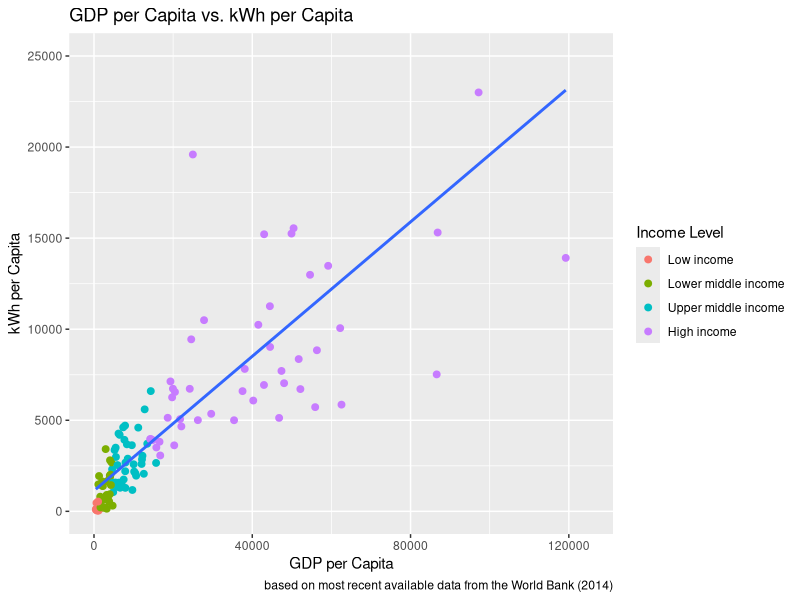
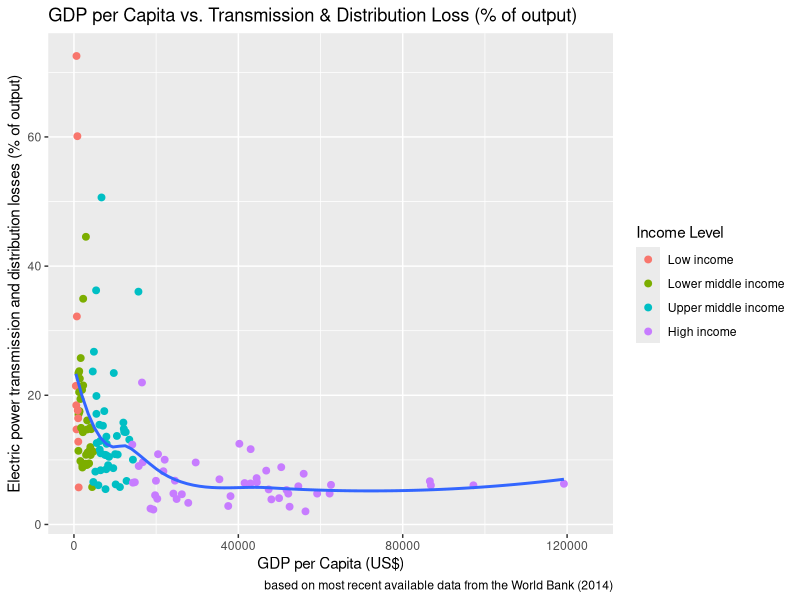
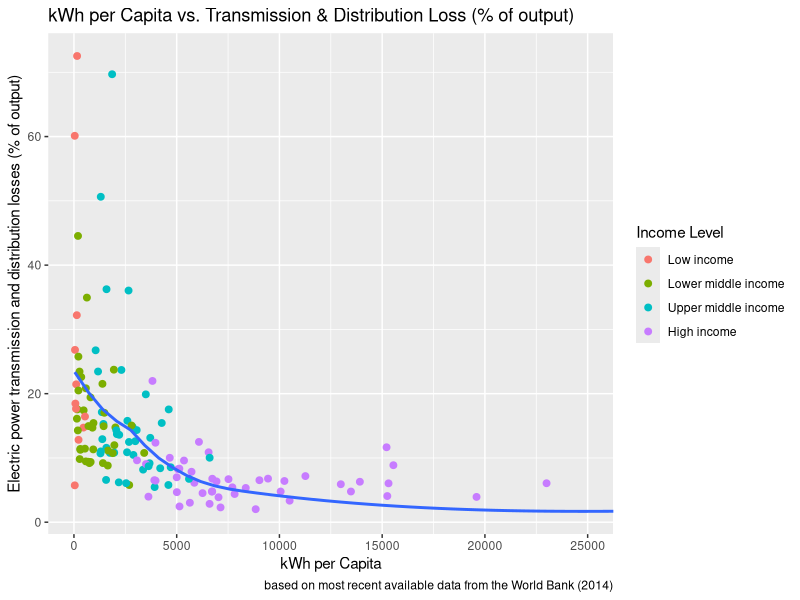
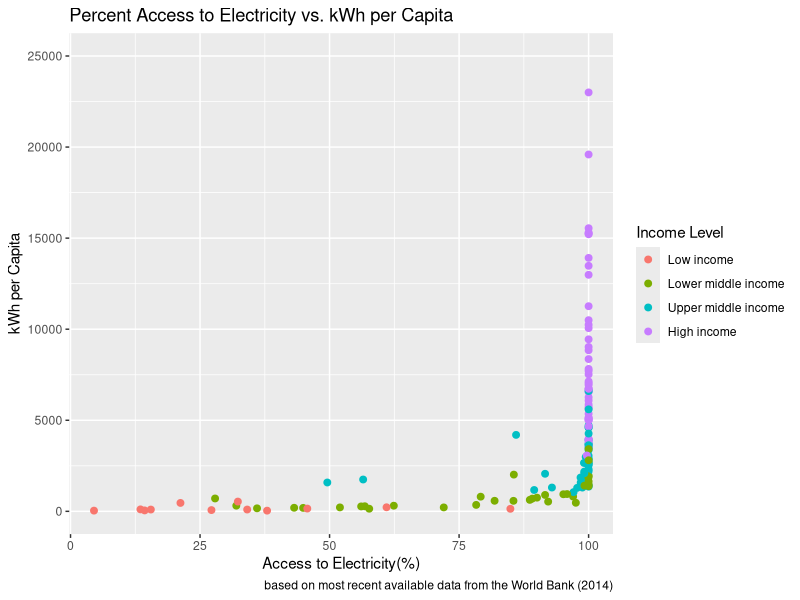

These figures' R source, in order:
## ---- chunk 1
knitr::opts_chunk$set(echo = TRUE, message=FALSE, warning = FALSE)
setwd("/Users/charmed33/R/HultPrize2018")
library(tidyverse)
library(dplyr)
## ---- chunk 2
# read in the data, all from the world bank
powerloss <- read_csv("electric_loss.csv", skip = 4) 
# Electric power transmission and distribution losses (% of output)
access <- read_csv("access.csv", skip = 4) 
# Access to electricity (% of population)
population <- read_csv("population.csv", skip = 4)
# Population, total
kwh <- read_csv("kwhpercap.csv", skip = 4)
# Electric power consumption (kWh per capita)
gdp <- read_csv("gdp.csv", skip = 4)
# GDP (current US$)
countries <- read_csv("wb_countrydata.csv")
# Children out of school, female (% of female primary school age)
girlsed <- read_csv("girlsed.csv", skip = 4)

# change some names, use data from 2014, last available
colnames(powerloss)[colnames(powerloss)=="Country Name"] <- "country"
colnames(powerloss)[colnames(powerloss)=="Country Code"] <- "country_code"
colnames(powerloss)[colnames(powerloss)=="2014"] <- "percentloss"

colnames(population)[colnames(population)=="Country Name"] <- "country"
colnames(population)[colnames(population)=="Country Code"] <- "country_code"
colnames(population)[colnames(population)=="2014"] <- "population"

colnames(gdp)[colnames(gdp)=="Country Name"] <- "country"
colnames(gdp)[colnames(gdp)=="Country Code"] <- "country_code"
colnames(gdp)[colnames(gdp)=="2014"] <- "gdp"

colnames(kwh)[colnames(kwh)=="Country Name"] <- "country"
colnames(kwh)[colnames(kwh)=="Country Code"] <- "country_code"
colnames(kwh)[colnames(kwh)=="2014"] <- "kwh"

colnames(access)[colnames(access)=="Country Name"] <- "country"
colnames(access)[colnames(access)=="Country Code"] <- "country_code"
colnames(access)[colnames(access)=="2014"] <- "access"

colnames(girlsed)[colnames(girlsed)=="Country Name"] <- "country"
colnames(girlsed)[colnames(girlsed)=="Country Code"] <- "country_code"
colnames(girlsed)[colnames(girlsed)=="2014"] <- "girlsed"

names(countries) <- c("country_code","region","income_group","country")


# select the 2014 data
powerloss <- select(powerloss, country, country_code, percentloss)
population <- select(population, country, country_code, population)
gdp <- select(gdp, country, country_code, gdp)
kwh <- select(kwh, country, country_code, kwh)
access <- select(access, country, country_code, access)
girlsed <- select(girlsed, country, country_code, girlsed)

# merge it all together
power <- left_join(powerloss, countries, by = 
           c("country_code" = "country_code","country" = "country"))
power <- left_join(power, population, by = 
           c("country_code" = "country_code", "country" = "country"))
power <- left_join(power, gdp, by = 
           c("country_code" = "country_code", "country" = "country"))
power <- left_join(power, kwh, by = 
           c("country_code" = "country_code", "country" = "country"))
power <- left_join(power, access, by = 
           c("country_code" = "country_code", "country" = "country"))
power <- left_join(power, girlsed, by = 
           c("country_code" = "country_code", "country" = "country"))

# create gdp per capita by dividing gdp by population
power <- mutate(power, gdp_percap = gdp / population)
power <- select(power, country, country_code, region, 
                income_group, gdp, gdp_percap, population, everything())
power <- power[complete.cases(power[ , 3]),]
power$income_group <- as.factor(power$income_group)
power <- mutate(power,
                income_group=fct_relevel(income_group,
                  "Low income",
                  "Lower middle income",
                  "Upper middle income",
                  "High income"))
## ---- chunk 3

ggplot(data = power, mapping = aes(gdp_percap, kwh), na.rm = TRUE) + 
  geom_point(aes(colour = factor(income_group)), size = 2) + 
  geom_smooth(method = "lm", se = FALSE) + coord_cartesian(xlim = c(0,125000), 
  ylim=c(0,25000)) + labs(colour = "Income Level", 
       title = "GDP per Capita vs. kWh per Capita", 
       caption = "based on most recent available data from the World Bank (2014)",
       x = "GDP per Capita", 
       y = "kWh per Capita")
## ---- chunk 4
# gdp per capita vs. percent loss
ggplot(data = power, mapping = aes(gdp_percap, percentloss, na.rm = TRUE)) + 
  geom_point(aes(colour = factor(income_group)), size = 2) + geom_smooth(se = FALSE) +
  coord_cartesian(xlim = c(0, 125000)) + labs(colour = "Income Level", 
       title = "GDP per Capita vs. Transmission & Distribution Loss (% of output)", 
       caption = "based on most recent available data from the World Bank (2014)",
       x = "GDP per Capita (US$)", 
       y = "Electric power transmission and distribution losses (% of output)")
## ---- chunk 5
# kwh per capita vs. percent loss
ggplot(data = power, mapping = aes(kwh, percentloss, na.rm = TRUE)) + 
  geom_point(aes(colour = factor(income_group)), size = 2) + geom_smooth(se = FALSE) +
  coord_cartesian(xlim = c(0, 25000)) + labs(colour = "Income Level", 
       title = "kWh per Capita vs. Transmission & Distribution Loss (% of output)", 
       caption = "based on most recent available data from the World Bank (2014)",
       x = "kWh per Capita", 
       y = "Electric power transmission and distribution losses (% of output)")
## ---- chunk 6
# kwh per capita vs. percent access
ggplot(data = power, mapping = aes(access, kwh), na.rm = TRUE) + 
  geom_point(aes(colour = factor(income_group)), size = 2) + 
  coord_cartesian(ylim = c(0,25000)) + 
  labs(colour = "Income Level", 
       title = "Percent Access to Electricity vs. kWh per Capita", 
       caption = "based on most recent available data from the World Bank (2014)",
       x = "Access to Electricity(%)", 
       y = "kWh per Capita")
